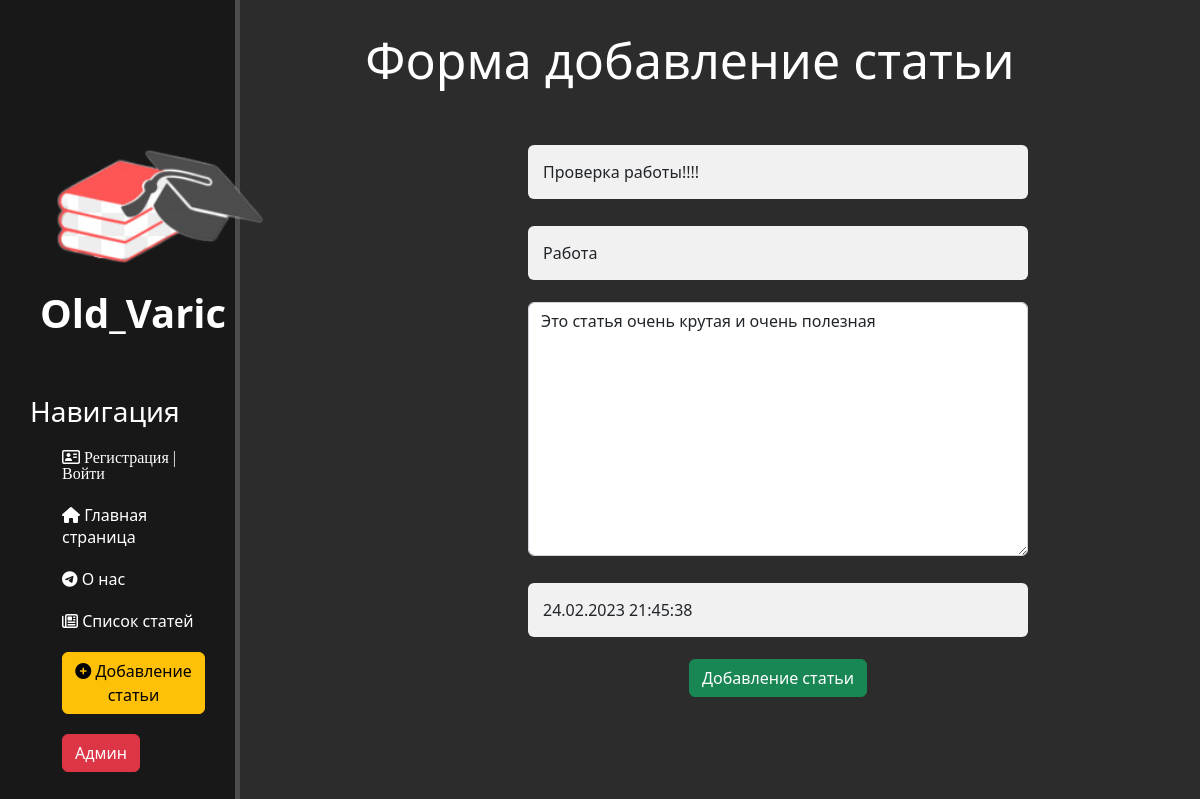
The app's page /news/1/update (signed in) with its own data.
### news/models.py (models this page shows, shortened)
class Articles(models.Model):
    title = models.CharField('Название', max_length=50)
    anons = models.CharField('Анонс', max_length=250)
    full_text = models.TextField('Статья')
    date = models.DateTimeField('Дата публикации')
    class Meta:
        verbose_name = 'Новость'
        verbose_name_plural = 'Новости'

### news/views.py (the view)
# urls.py: path('<int:pk>/update', views.NewsUV.as_view(), name='news-update'),
class NewsUV(LoginRequiredMixin, UpdateView):
    model = Articles
    template_name = 'news/create.html'
    form_class = ArticlesForm
    raise_exception = True

### news/forms.py
class ArticlesForm(ModelForm):
    class Meta:
        model = Articles
        fields = ['title', 'anons', 'full_text', 'date']
        widgets = {
            "title": TextInput(attrs={
                'class': 'form-control',
                'placeholder': 'Название статьи'
            }),
            "anons": TextInput(attrs={
                'class': 'form-control',
                'placeholder': 'Анонс статьи'
            }),
            "date": DateTimeInput(attrs={
                'class': 'form-control',
                 'placeholder': 'Дата публикации'
            }),
            "full_text": Textarea(attrs={
                'class': 'form-control',
                'placeholder': 'Текст статьи'
            })
        }

### news/templates/news/create.html (shortened to what this page needs)
{% extends 'main/base.html' %}
{% block content %}
    <div class="features">
        <h1>Форма добавление статьи</h1>
        <form method="post">
            {{ form.title }}<br>
            {{ form.anons }}<br>
            {{ form.full_text }}<br>
            {{ form.date }}<br>
            <button class="btn btn-success" type="submit">Добавление статьи</button>
        </form>
    </div>
{% endblock %}

### main/static/main/css/style.css (style rules this page uses)
body { background: #2c2c2c; }
main .features { float: left; color: #fff; margin-top: 30px; text-align: center; width: 75%; }
main .features h1 { font-size: 50px; }
form { margin-left: 32%; width: 500px; margin-top: 50px; }
* { box-sizing: border-box }
body { line-height: var(--bs-body-line-low); }
input[type=text], input[type=email] { width: 100%; padding: 15px; margin: 5px 0 22px 0; display: inline-block; border: none; background: #f1f1f1; }
input[type=text], input[type=password] { width: 100%; padding: 15px; margin: 5px 0 22px 0; display: inline-block; border: none; background: #f1f1f1; }

### records on screen
Articles: title "Проверка работы!!!!", anons "Работа", full_text "Это статья очень крутая и очень полезная", date "24.02.2023 21:45:38"
